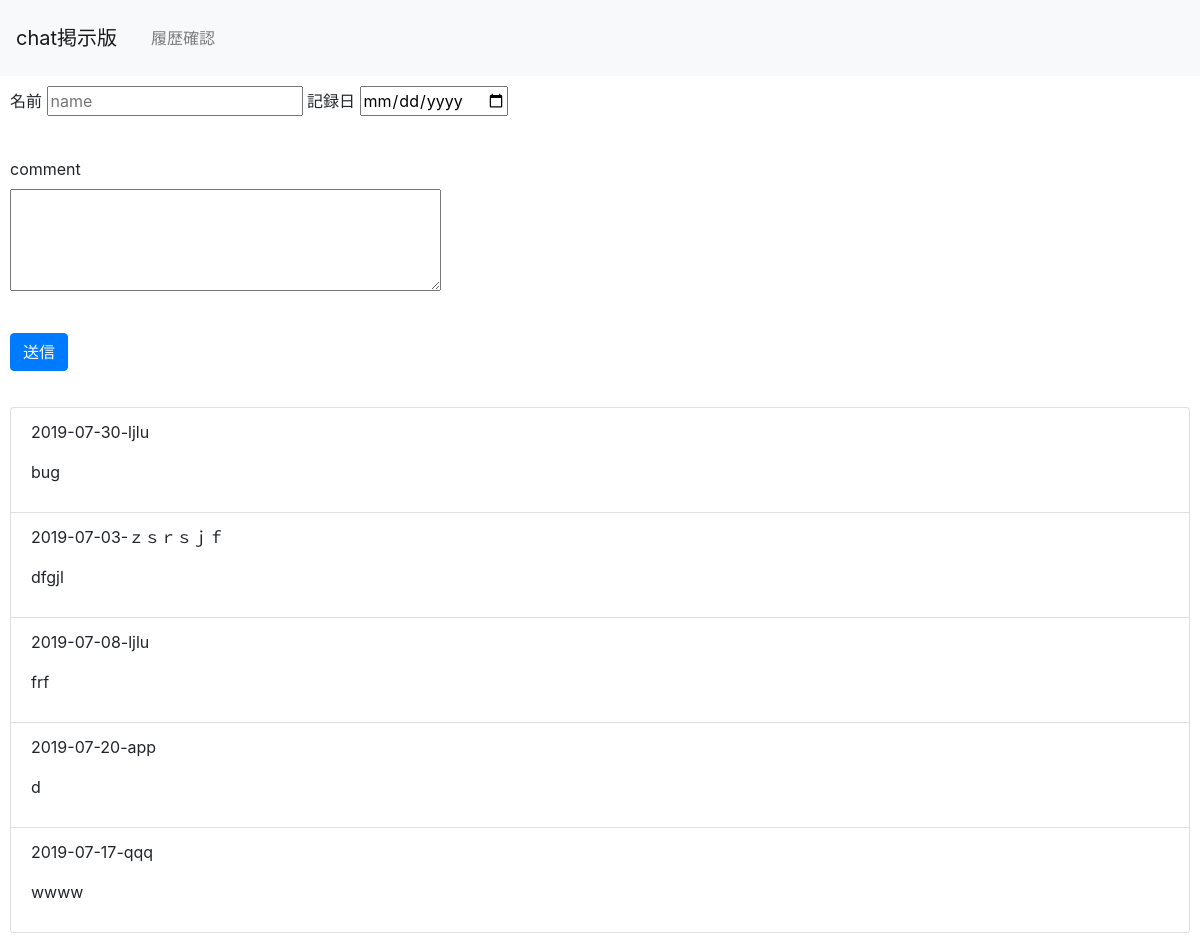
The page /select.php on the database its author committed.
### tables this page shows
CREATE TABLE IF NOT EXISTS `php02_table` (
`id` int(12) NOT NULL,
  `task` varchar(64) NOT NULL,
  `deadline` date NOT NULL,
  `comment` text,
  `image` varchar(128) DEFAULT NULL,
  `indate` datetime NOT NULL,
  `kanri` int(64) NOT NULL,
  `life` int(64) NOT NULL
);

### select.php (the view, shortened to what this page needs)
<?php
$pdo = db_conn();
$sql = 'SELECT * FROM php02_table';
$stmt = $pdo->prepare($sql);
$status = $stmt->execute();
$view='';
if ($status==false) {
    $error = $stmt->errorInfo();
    exit('sqlError:'.$error[2]);
} else {
    while ($result = $stmt->fetch(PDO::FETCH_ASSOC)) {
        $view .= '<li class="list-group-item">';
        $view .= '<p>'.$result['deadline'].'-'.$result['task'].'</p>';
        $view .= '<p>'.$result['comment'].'</p>';
        $view .= '</li>';
    }
}
?>
<!DOCTYPE html>
<html lang="ja">
<head>
    <link rel="stylesheet" href="https://stackpath.bootstrapcdn.com/bootstrap/4.2.1/css/bootstrap.min.css">
</head>
<body>
    <header>
        <nav class="navbar navbar-expand-lg navbar-light bg-light">
            <a class="navbar-brand" href="#">chat掲示版</a>
            <div class="collapse navbar-collapse" id="navbarNav">
                <ul class="navbar-nav">
                    <li class="nav-item">
                        <a class="nav-link" href="select2.php">履歴確認</a>
                    </li>
                </ul>
            </div>
        </nav>
    </header>
    <form method="post" action="insert.php">
            <div class="form-group">
            <label for="task">名前</label>
            <input type="text" size="20" id="task" name="task" placeholder="name">
            <label for="deadline">記録日</label>
            <input type="date" size="20" id="deadline" name="deadline">
        </div>
        <div class="form-group">
            <label for="comment">comment</label><br>
            <textarea  cols="40" rows="4" maxlength="20" id="comment" name="comment" >
            </textarea>
        </div>
         <div class="form-group">
            <button type="submit" class="btn btn-primary">送信</button>
        </div>
    </form>
 <div>
        <ul class="list-group">
            <?=$view?>
        </ul>
    </div>
</body>
</html>

### select.php (style rules this page uses)
div { padding: 10px; font-size:16px; }

### rows shown on the page
php02_table: deadline "2019-07-30", task "ljlu", comment "bug"
php02_table: deadline "2019-07-03", task "ｚｓｒｓｊｆ", comment "dfgjl"
php02_table: deadline "2019-07-08", task "ljlu", comment "frf"
php02_table: deadline "2019-07-20", task "app", comment "d"
php02_table: deadline "2019-07-17", task "qqq", comment "wwww"
